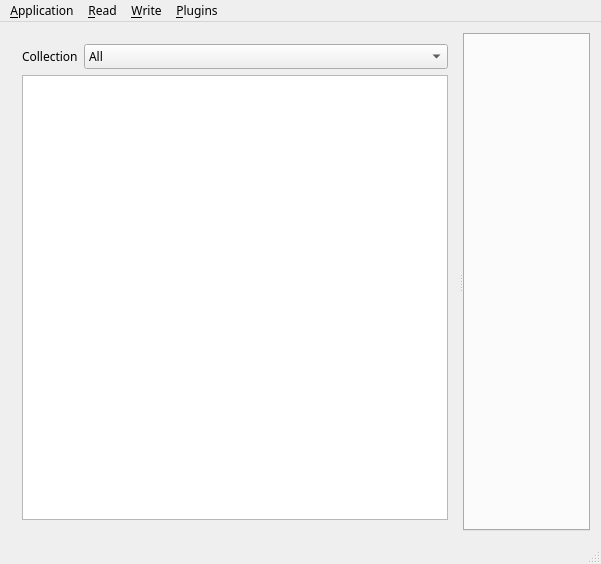
<?xml version="1.0" encoding="UTF-8"?>
<ui version="4.0">
 <class>MainWindow</class>
 <widget class="QMainWindow" name="MainWindow">
  <property name="geometry">
   <rect>
    <x>0</x>
    <y>0</y>
    <width>601</width>
    <height>564</height>
   </rect>
  </property>
  <property name="font">
   <font>
    <family>Sans Serif</family>
   </font>
  </property>
  <property name="windowTitle">
   <string>GSDS</string>
  </property>
  <widget class="QWidget" name="centralWidget">
   <property name="font">
    <font>
     <family>Sans Serif</family>
    </font>
   </property>
   <property name="mouseTracking">
    <bool>false</bool>
   </property>
   <property name="acceptDrops">
    <bool>false</bool>
   </property>
   <layout class="QHBoxLayout" name="horizontalLayout">
    <item>
     <widget class="QSplitter" name="splitter">
      <property name="orientation">
       <enum>Qt::Horizontal</enum>
      </property>
      <widget class="QWidget" name="layoutWidget">
       <layout class="QVBoxLayout" name="verticalLayout">
        <item>
         <layout class="QHBoxLayout" name="horizontalLayout_3">
          <item>
           <widget class="QLabel" name="label">
            <property name="enabled">
             <bool>true</bool>
            </property>
            <property name="sizePolicy">
             <sizepolicy hsizetype="Maximum" vsizetype="Preferred">
              <horstretch>0</horstretch>
              <verstretch>0</verstretch>
             </sizepolicy>
            </property>
            <property name="text">
             <string>Collection</string>
            </property>
            <property name="scaledContents">
             <bool>false</bool>
            </property>
           </widget>
          </item>
          <item>
           <widget class="QComboBox" name="comboBox">
            <item>
             <property name="text">
              <string>All</string>
             </property>
            </item>
           </widget>
          </item>
         </layout>
        </item>
        <item>
         <widget class="QTreeView" name="tree">
          <property name="font">
           <font>
            <family>Sans Serif</family>
           </font>
          </property>
          <property name="editTriggers">
           <set>QAbstractItemView::DoubleClicked|QAbstractItemView::EditKeyPressed</set>
          </property>
          <property name="alternatingRowColors">
           <bool>true</bool>
          </property>
          <property name="selectionMode">
           <enum>QAbstractItemView::MultiSelection</enum>
          </property>
          <property name="selectionBehavior">
           <enum>QAbstractItemView::SelectRows</enum>
          </property>
          <property name="headerHidden">
           <bool>true</bool>
          </property>
         </widget>
        </item>
       </layout>
      </widget>
      <widget class="QTabWidget" name="tabPluginsWidget">
       <property name="font">
        <font>
         <family>Sans Serif</family>
        </font>
       </property>
       <property name="tabShape">
        <enum>QTabWidget::Rounded</enum>
       </property>
       <property name="currentIndex">
        <number>-1</number>
       </property>
       <property name="elideMode">
        <enum>Qt::ElideNone</enum>
       </property>
       <property name="usesScrollButtons">
        <bool>true</bool>
       </property>
       <property name="tabsClosable">
        <bool>false</bool>
       </property>
       <property name="movable">
        <bool>true</bool>
       </property>
      </widget>
     </widget>
    </item>
   </layout>
  </widget>
  <widget class="QStatusBar" name="statusBar"/>
  <widget class="QMenuBar" name="menuBar">
   <property name="geometry">
    <rect>
     <x>0</x>
     <y>0</y>
     <width>601</width>
     <height>23</height>
    </rect>
   </property>
   <widget class="QMenu" name="menu_Application">
    <property name="title">
     <string>&amp;Application</string>
    </property>
    <addaction name="action_Quit"/>
    <addaction name="action_About"/>
    <addaction name="action_Test"/>
   </widget>
   <widget class="QMenu" name="menu_Read">
    <property name="title">
     <string>&amp;Read</string>
    </property>
   </widget>
   <widget class="QMenu" name="menu_Write">
    <property name="title">
     <string>&amp;Write</string>
    </property>
   </widget>
   <widget class="QMenu" name="menu_Plugins">
    <property name="title">
     <string>&amp;Plugins</string>
    </property>
   </widget>
   <addaction name="menu_Application"/>
   <addaction name="menu_Read"/>
   <addaction name="menu_Write"/>
   <addaction name="menu_Plugins"/>
  </widget>
  <action name="action_Quit">
   <property name="text">
    <string>&amp;Quit</string>
   </property>
   <property name="toolTip">
    <string>Quit The Application</string>
   </property>
   <property name="font">
    <font/>
   </property>
   <property name="shortcut">
    <string>Ctrl+Q</string>
   </property>
  </action>
  <action name="action_About">
   <property name="text">
    <string>&amp;About</string>
   </property>
  </action>
  <action name="action_Test">
   <property name="text">
    <string>&amp;Test</string>
   </property>
  </action>
 </widget>
 <layoutdefault spacing="6" margin="11"/>
 <resources/>
 <connections>
  <connection>
   <sender>tree</sender>
   <signal>clicked(QModelIndex)</signal>
   <receiver>MainWindow</receiver>
   <slot>item_selected(QModelIndex)</slot>
   <hints>
    <hint type="sourcelabel">
     <x>365</x>
     <y>126</y>
    </hint>
    <hint type="destinationlabel">
     <x>597</x>
     <y>33</y>
    </hint>
   </hints>
  </connection>
 </connections>
 <slots>
  <signal>row_selected(QModelIndex)</signal>
  <signal>cache_lat_changed(double)</signal>
  <signal>cache_long_changed(double)</signal>
  <signal>cache_number_changed(QString)</signal>
  <signal>cache_name_changed(QString)</signal>
  <signal>cache_long_name_changed(QString)</signal>
  <signal>cache_url_changed(QString)</signal>
  <signal>cache_url_name_changed(QString)</signal>
  <signal>cache_placed_by_changed(QString)</signal>
  <signal>cache_owner_changed(QString)</signal>
  <signal>cache_terrain_changed(double)</signal>
  <signal>cache_type_changed(QString)</signal>
  <signal>cache_container_changed(QString)</signal>
  <signal>cache_difficulty_changed(double)</signal>
  <signal>cache_desc_long_changed(QString)</signal>
  <signal>cache_desc_long_html_changed(QString)</signal>
  <signal>cache_desc_short_changed(QString)</signal>
  <signal>cache_desc_shot_html_changed(QString)</signal>
  <signal>cache_hint_changed(QString)</signal>
  <slot>item_selected(QModelIndex)</slot>
 </slots>
</ui>
